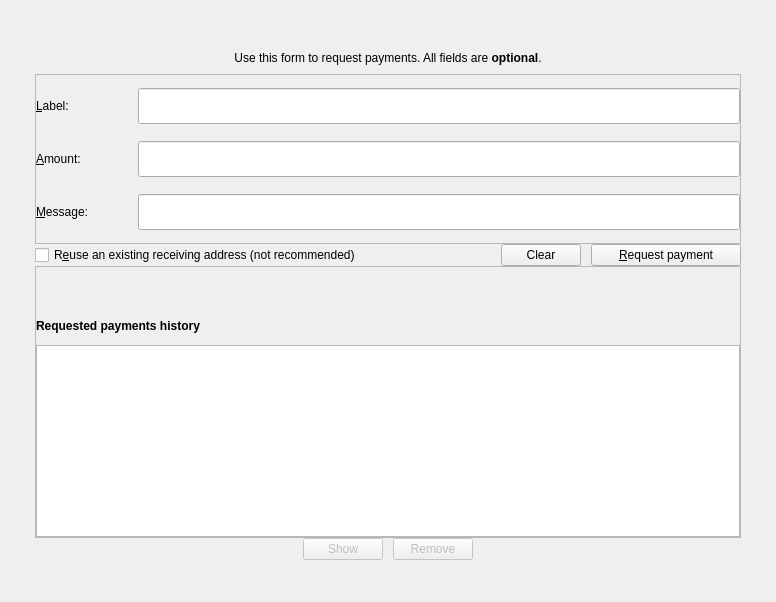
<?xml version="1.0" encoding="UTF-8"?>
<ui version="4.0">
 <class>ReceiveCoinsDialog</class>
 <widget class="QWidget" name="ReceiveCoinsDialog">
  <property name="geometry">
   <rect>
    <x>0</x>
    <y>0</y>
    <width>776</width>
    <height>602</height>
   </rect>
  </property>
  <property name="sizePolicy">
   <sizepolicy hsizetype="Preferred" vsizetype="MinimumExpanding">
    <horstretch>0</horstretch>
    <verstretch>0</verstretch>
   </sizepolicy>
  </property>
  <layout class="QVBoxLayout" name="verticalLayout" stretch="0">
   <property name="spacing">
    <number>0</number>
   </property>
   <property name="leftMargin">
    <number>35</number>
   </property>
   <property name="topMargin">
    <number>42</number>
   </property>
   <property name="rightMargin">
    <number>35</number>
   </property>
   <property name="bottomMargin">
    <number>42</number>
   </property>
   <item>
    <widget class="QFrame" name="mainFrame">
     <property name="sizePolicy">
      <sizepolicy hsizetype="Preferred" vsizetype="MinimumExpanding">
       <horstretch>0</horstretch>
       <verstretch>0</verstretch>
      </sizepolicy>
     </property>
     <property name="lineWidth">
      <number>0</number>
     </property>
     <layout class="QVBoxLayout" name="verticalLayout_6">
      <property name="spacing">
       <number>0</number>
      </property>
      <property name="leftMargin">
       <number>0</number>
      </property>
      <property name="topMargin">
       <number>0</number>
      </property>
      <property name="rightMargin">
       <number>0</number>
      </property>
      <property name="bottomMargin">
       <number>0</number>
      </property>
      <item>
       <layout class="QVBoxLayout" name="verticalLayout_5">
        <property name="spacing">
         <number>0</number>
        </property>
        <item>
         <widget class="QLabel" name="label_5">
          <property name="minimumSize">
           <size>
            <width>0</width>
            <height>32</height>
           </size>
          </property>
          <property name="text">
           <string>Use this form to request payments. All fields are &lt;b&gt;optional&lt;/b&gt;.</string>
          </property>
          <property name="alignment">
           <set>Qt::AlignCenter</set>
          </property>
         </widget>
        </item>
        <item>
         <widget class="QFrame" name="frame2">
          <property name="sizePolicy">
           <sizepolicy hsizetype="Preferred" vsizetype="MinimumExpanding">
            <horstretch>0</horstretch>
            <verstretch>0</verstretch>
           </sizepolicy>
          </property>
          <property name="frameShape">
           <enum>QFrame::StyledPanel</enum>
          </property>
          <property name="frameShadow">
           <enum>QFrame::Sunken</enum>
          </property>
          <layout class="QVBoxLayout" name="verticalLayout_3">
           <property name="spacing">
            <number>0</number>
           </property>
           <property name="leftMargin">
            <number>0</number>
           </property>
           <property name="topMargin">
            <number>0</number>
           </property>
           <property name="rightMargin">
            <number>0</number>
           </property>
           <property name="bottomMargin">
            <number>0</number>
           </property>
           <item>
            <layout class="QGridLayout" name="gridLayout">
             <property name="horizontalSpacing">
              <number>0</number>
             </property>
             <property name="verticalSpacing">
              <number>15</number>
             </property>
             <item row="0" column="0">
              <widget class="QLabel" name="label_2">
               <property name="sizePolicy">
                <sizepolicy hsizetype="Fixed" vsizetype="Fixed">
                 <horstretch>0</horstretch>
                 <verstretch>0</verstretch>
                </sizepolicy>
               </property>
               <property name="minimumSize">
                <size>
                 <width>102</width>
                 <height>38</height>
                </size>
               </property>
               <property name="toolTip">
                <string>An optional label to associate with the new receiving address.</string>
               </property>
               <property name="text">
                <string>&amp;Label:</string>
               </property>
               <property name="buddy">
                <cstring>reqLabel</cstring>
               </property>
              </widget>
             </item>
             <item row="0" column="1">
              <widget class="QLineEdit" name="reqLabel">
               <property name="minimumSize">
                <size>
                 <width>36</width>
                 <height>36</height>
                </size>
               </property>
               <property name="toolTip">
                <string>An optional label to associate with the new receiving address.</string>
               </property>
              </widget>
             </item>
             <item row="1" column="0">
              <widget class="QLabel" name="label">
               <property name="sizePolicy">
                <sizepolicy hsizetype="Fixed" vsizetype="Fixed">
                 <horstretch>0</horstretch>
                 <verstretch>0</verstretch>
                </sizepolicy>
               </property>
               <property name="minimumSize">
                <size>
                 <width>102</width>
                 <height>38</height>
                </size>
               </property>
               <property name="toolTip">
                <string>An optional amount to request. Leave this empty or zero to not request a specific amount.</string>
               </property>
               <property name="text">
                <string>&amp;Amount:</string>
               </property>
               <property name="buddy">
                <cstring>reqAmount</cstring>
               </property>
              </widget>
             </item>
             <item row="1" column="1">
              <widget class="BitcoinAmountField" name="reqAmount">
               <property name="minimumSize">
                <size>
                 <width>36</width>
                 <height>36</height>
                </size>
               </property>
               <property name="toolTip">
                <string>An optional amount to request. Leave this empty or zero to not request a specific amount.</string>
               </property>
              </widget>
             </item>
             <item row="2" column="0">
              <widget class="QLabel" name="label_3">
               <property name="sizePolicy">
                <sizepolicy hsizetype="Fixed" vsizetype="Fixed">
                 <horstretch>0</horstretch>
                 <verstretch>0</verstretch>
                </sizepolicy>
               </property>
               <property name="minimumSize">
                <size>
                 <width>102</width>
                 <height>38</height>
                </size>
               </property>
               <property name="toolTip">
                <string>An optional message to attach to the payment request, which will be displayed when the request is opened. Note: The message will not be sent with the payment over the GOLDY COIN network.</string>
               </property>
               <property name="text">
                <string>&amp;Message:</string>
               </property>
               <property name="buddy">
                <cstring>reqMessage</cstring>
               </property>
              </widget>
             </item>
             <item row="2" column="1">
              <widget class="QLineEdit" name="reqMessage">
               <property name="minimumSize">
                <size>
                 <width>36</width>
                 <height>36</height>
                </size>
               </property>
               <property name="toolTip">
                <string>An optional message to attach to the payment request, which will be displayed when the request is opened.&lt;br&gt;Note: The message will not be sent with the payment over the GOLDY COIN network.</string>
               </property>
              </widget>
             </item>
            </layout>
           </item>
          </layout>
         </widget>
        </item>
        <item>
         <layout class="QHBoxLayout" name="horizontalLayout_3">
          <property name="spacing">
           <number>10</number>
          </property>
          <item>
           <widget class="QCheckBox" name="reuseAddress">
            <property name="toolTip">
             <string>Reuse one of the previously used receiving addresses.&lt;br&gt;Reusing addresses has security and privacy issues.&lt;br&gt;Do not use this unless re-generating a payment request made before.</string>
            </property>
            <property name="text">
             <string>R&amp;euse an existing receiving address (not recommended)</string>
            </property>
           </widget>
          </item>
          <item>
           <spacer name="horizontalSpacer">
            <property name="orientation">
             <enum>Qt::Horizontal</enum>
            </property>
            <property name="sizeHint" stdset="0">
             <size>
              <width>40</width>
              <height>20</height>
             </size>
            </property>
           </spacer>
          </item>
          <item>
           <widget class="QPushButton" name="clearButton">
            <property name="sizePolicy">
             <sizepolicy hsizetype="Minimum" vsizetype="Fixed">
              <horstretch>0</horstretch>
              <verstretch>0</verstretch>
             </sizepolicy>
            </property>
            <property name="toolTip">
             <string>Clear all fields of the form.</string>
            </property>
            <property name="text">
             <string>Clear</string>
            </property>
            <property name="autoDefault">
             <bool>false</bool>
            </property>
           </widget>
          </item>
          <item>
           <widget class="QPushButton" name="receiveButton">
            <property name="minimumSize">
             <size>
              <width>150</width>
              <height>0</height>
             </size>
            </property>
            <property name="text">
             <string>&amp;Request payment</string>
            </property>
           </widget>
          </item>
         </layout>
        </item>
        <item>
         <widget class="QFrame" name="frame">
          <property name="sizePolicy">
           <sizepolicy hsizetype="Preferred" vsizetype="Maximum">
            <horstretch>0</horstretch>
            <verstretch>0</verstretch>
           </sizepolicy>
          </property>
          <property name="frameShape">
           <enum>QFrame::StyledPanel</enum>
          </property>
          <property name="frameShadow">
           <enum>QFrame::Raised</enum>
          </property>
          <layout class="QVBoxLayout" name="verticalLayout_2">
           <property name="spacing">
            <number>0</number>
           </property>
           <property name="leftMargin">
            <number>0</number>
           </property>
           <property name="topMargin">
            <number>0</number>
           </property>
           <property name="rightMargin">
            <number>0</number>
           </property>
           <property name="bottomMargin">
            <number>0</number>
           </property>
           <item>
            <spacer name="verticalSpacer">
             <property name="orientation">
              <enum>Qt::Vertical</enum>
             </property>
             <property name="sizeHint" stdset="0">
              <size>
               <width>20</width>
               <height>40</height>
              </size>
             </property>
            </spacer>
           </item>
           <item>
            <widget class="QLabel" name="label_6">
             <property name="minimumSize">
              <size>
               <width>0</width>
               <height>38</height>
              </size>
             </property>
             <property name="font">
              <font>
               <weight>75</weight>
               <bold>true</bold>
              </font>
             </property>
             <property name="text">
              <string>Requested payments history</string>
             </property>
            </widget>
           </item>
           <item>
            <widget class="QTableView" name="recentRequestsView">
             <property name="sizePolicy">
              <sizepolicy hsizetype="Expanding" vsizetype="Maximum">
               <horstretch>0</horstretch>
               <verstretch>0</verstretch>
              </sizepolicy>
             </property>
             <property name="palette">
              <palette>
               <active>
                <colorrole role="Text">
                 <brush brushstyle="SolidPattern">
                  <color alpha="255">
                   <red>51</red>
                   <green>51</green>
                   <blue>51</blue>
                  </color>
                 </brush>
                </colorrole>
               </active>
               <inactive>
                <colorrole role="Text">
                 <brush brushstyle="SolidPattern">
                  <color alpha="255">
                   <red>51</red>
                   <green>51</green>
                   <blue>51</blue>
                  </color>
                 </brush>
                </colorrole>
               </inactive>
               <disabled>
                <colorrole role="Text">
                 <brush brushstyle="SolidPattern">
                  <color alpha="255">
                   <red>85</red>
                   <green>85</green>
                   <blue>85</blue>
                  </color>
                 </brush>
                </colorrole>
               </disabled>
              </palette>
             </property>
             <property name="contextMenuPolicy">
              <enum>Qt::CustomContextMenu</enum>
             </property>
             <property name="tabKeyNavigation">
              <bool>false</bool>
             </property>
             <property name="sortingEnabled">
              <bool>true</bool>
             </property>
            </widget>
           </item>
          </layout>
         </widget>
        </item>
        <item>
         <layout class="QHBoxLayout" name="horizontalLayout_2">
          <property name="spacing">
           <number>10</number>
          </property>
          <item>
           <spacer name="horizontalSpacer_3">
            <property name="orientation">
             <enum>Qt::Horizontal</enum>
            </property>
            <property name="sizeHint" stdset="0">
             <size>
              <width>40</width>
              <height>20</height>
             </size>
            </property>
           </spacer>
          </item>
          <item>
           <widget class="QPushButton" name="showRequestButton">
            <property name="enabled">
             <bool>false</bool>
            </property>
            <property name="toolTip">
             <string>Show the selected request (does the same as double clicking an entry)</string>
            </property>
            <property name="text">
             <string>Show</string>
            </property>
            <property name="autoDefault">
             <bool>false</bool>
            </property>
           </widget>
          </item>
          <item>
           <widget class="QPushButton" name="removeRequestButton">
            <property name="enabled">
             <bool>false</bool>
            </property>
            <property name="toolTip">
             <string>Remove the selected entries from the list</string>
            </property>
            <property name="text">
             <string>Remove</string>
            </property>
            <property name="autoDefault">
             <bool>false</bool>
            </property>
           </widget>
          </item>
          <item>
           <spacer name="horizontalSpacer_2">
            <property name="orientation">
             <enum>Qt::Horizontal</enum>
            </property>
            <property name="sizeHint" stdset="0">
             <size>
              <width>40</width>
              <height>20</height>
             </size>
            </property>
           </spacer>
          </item>
         </layout>
        </item>
       </layout>
      </item>
     </layout>
    </widget>
   </item>
  </layout>
 </widget>
 <customwidgets>
  <customwidget>
   <class>BitcoinAmountField</class>
   <extends>QLineEdit</extends>
   <header>bitcoinamountfield.h</header>
   <container>1</container>
  </customwidget>
 </customwidgets>
 <tabstops>
  <tabstop>reqLabel</tabstop>
  <tabstop>reqAmount</tabstop>
  <tabstop>reqMessage</tabstop>
  <tabstop>recentRequestsView</tabstop>
  <tabstop>showRequestButton</tabstop>
  <tabstop>removeRequestButton</tabstop>
 </tabstops>
 <resources/>
 <connections/>
</ui>
